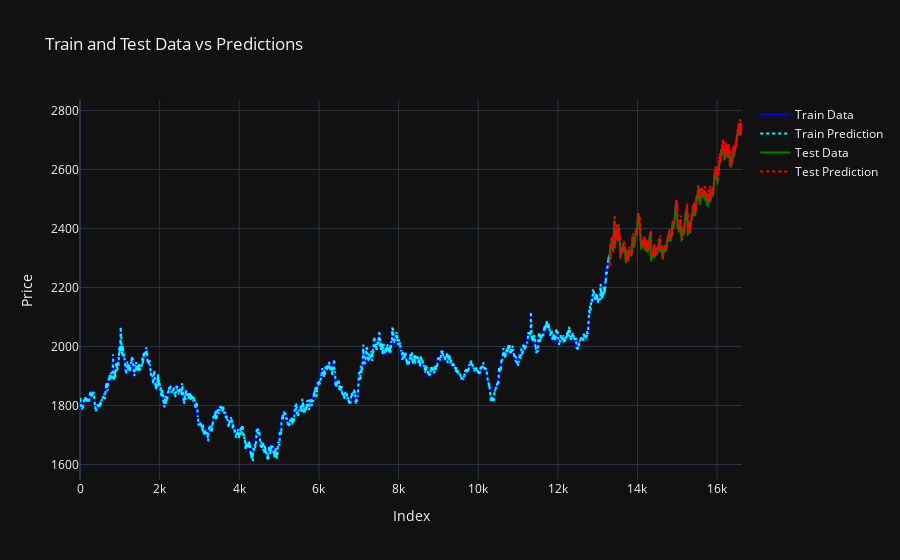

This figure's notebook cell:
### Code cell
fig = go.Figure()

fig.add_trace(go.Scatter(
    x=list(range(len(y_train))),
    y=y_train.flatten(),
    mode='lines',
    name='Train Data',
    line=dict(color='blue')
))

fig.add_trace(go.Scatter(
    x=list(range(len(y_train))),
    y=y_train_pred.flatten(),
    mode='lines',
    name='Train Prediction',
    line=dict(color='cyan', dash='dot')
))

fig.add_trace(go.Scatter(
    x=list(range(len(y_train), len(y_train) + len(y_test))),
    y=y_test.flatten(),
    mode='lines',
    name='Test Data',
    line=dict(color='green')
))

fig.add_trace(go.Scatter(
    x=list(range(len(y_train), len(y_train) + len(y_test))),
    y=y_test_pred.flatten(),
    mode='lines',
    name='Test Prediction',
    line=dict(color='red', dash='dot')
))

fig.update_layout(
    title="Train and Test Data vs Predictions",
    xaxis_title="Index",
    yaxis_title="Price",
    xaxis_rangeslider_visible=False,
    template="plotly_dark"
)

fig.show()

### Figure 1 — Plotly figure (JSON) as saved in the notebook; plotly's stock layout.template omitted (floating-point values rounded to 4 significant figures; data arrays with more than 128 entries replaced by an {"elided": "..."} marker saying what was removed)
{"data": [{"line": {"color": "blue"}, "mode": "lines", "name": "Train Data", "type": "scatter", "x": {"elided": "13300 int values"}, "y": {"elided": "13300 float values"}}, {"line": {"color": "cyan", "dash": "dot"}, "mode": "lines", "name": "Train Prediction", "type": "scatter", "x": {"elided": "13300 int values"}, "y": {"elided": "13300 float values"}}, {"line": {"color": "green"}, "mode": "lines", "name": "Test Data", "type": "scatter", "x": {"elided": "3326 int values"}, "y": {"elided": "3326 float values"}}, {"line": {"color": "red", "dash": "dot"}, "mode": "lines", "name": "Test Prediction", "type": "scatter", "x": {"elided": "3326 int values"}, "y": {"elided": "3326 float values"}}], "layout": {"title": {"text": "Train and Test Data vs Predictions"}, "xaxis": {"rangeslider": {"visible": false}, "title": {"text": "Index"}}, "yaxis": {"title": {"text": "Price"}}}}
